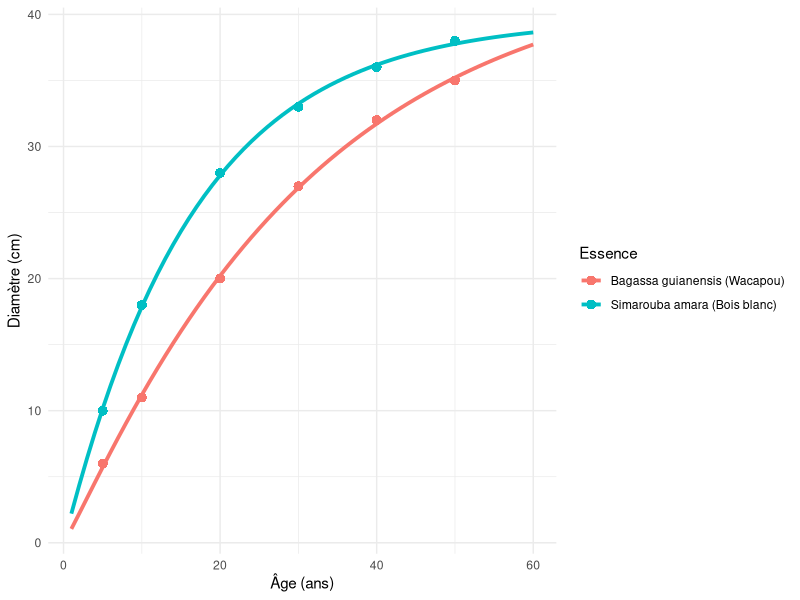
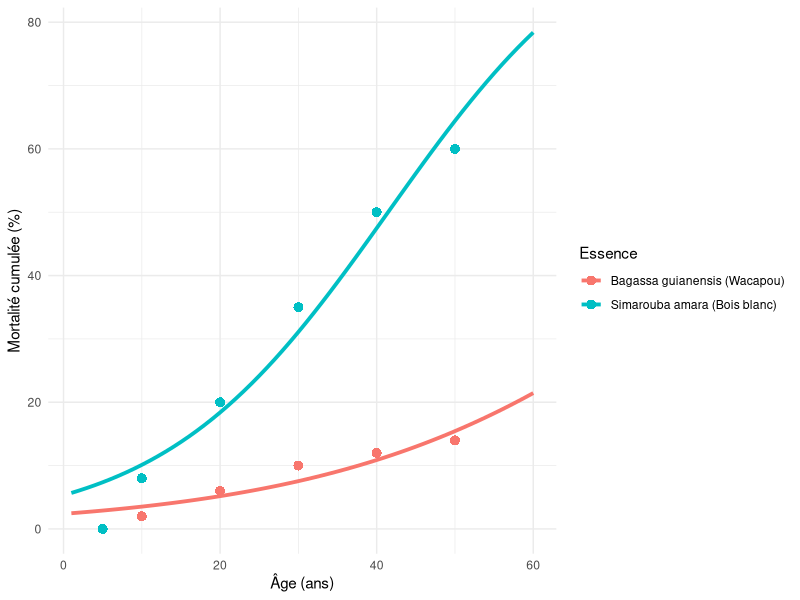
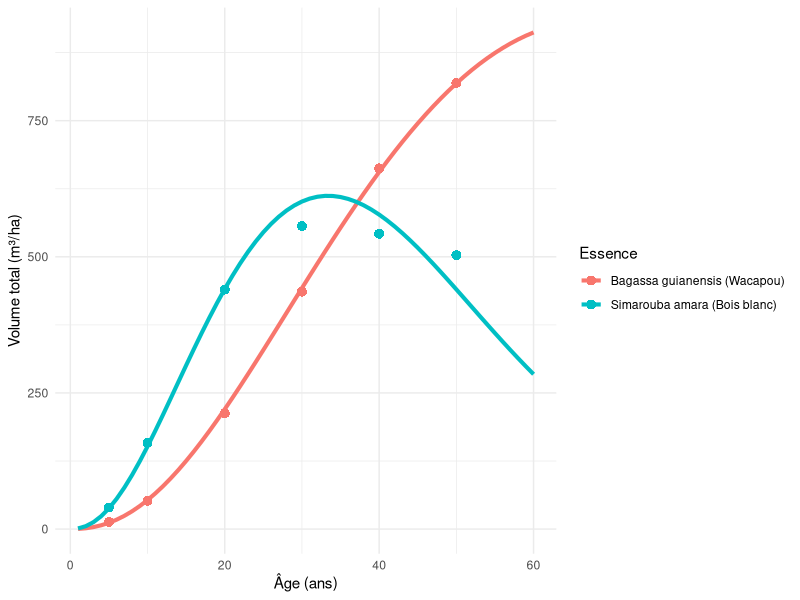

Recreate these plots in R, in order.
## ---- chunk 1
#| label: DoNotModify
#| include: false
### Utilities. Do not modify.
# Installation of packpred if necessary
install_packpred <- function(packpred) {
  install_package <- function(package) {
    if (!package %in% installed.packages()[, 1]) {
      install.packages(package, repos = "https://cran.rstudio.com/")
    }
  }
  invisible(sapply(packpred, install_package))
}

# Basic packpred
install_packpred(c("bookdown", "formatR", "kableExtra", "ragg"))

# Chunk font size hook: allows size='small' or any valid Latex font size in chunk options
def.chunk.hook  <- knitr::knit_hooks$get("chunk")
knitr::knit_hooks$set(chunk = function(x, options) {
  x <- def.chunk.hook(x, options)
  ifelse(
    options$size != "normalsize", 
    paste0("\n \\", options$size,"\n\n", x, "\n\n \\normalsize"), 
    x
  )
})
## ---- chunk 2
#| label: Options
#| include: false
### Customized options for this document
# Add necessary packpred here
packpred <- c("tidyverse")
# Install them
install_packpred(packpred)

# knitr options
knitr::opts_chunk$set(
  cache =   FALSE,    # Cache chunk results
  include = TRUE,     # Show/Hide chunks
  echo =    TRUE,     # Show/Hide code
  warning = FALSE,    # Show/Hide warnings
  message = FALSE,    # Show/Hide messpred
  # Figure alignment and size
  fig.align = 'center', out.width = '80%',
  # Graphic devices (ragg_png is better than standard png)
  dev = c("ragg_png", "pdf"),
  # Code chunk format
  tidy = TRUE, tidy.opts = list(blank = FALSE, width.cutoff = 50),
  size = "scriptsize", knitr.graphics.auto_pdf = TRUE
  )
options(width = 50)

# ggplot style
library("tidyverse")
theme_set(theme_bw())
theme_update(
  panel.background = element_rect(fill = "transparent", colour = NA),
  plot.background = element_rect(fill = "transparent", colour = NA)
)
knitr::opts_chunk$set(dev.args = list(bg = "transparent"))

# Random seed
set.seed(973)
## ---- chunk 3
#| label: fig-diam
#| fig-cap: Modèles de croissance en diamètre avec données fictives
#| echo: false

# ---- Librairies ----
library(tidyverse)
library(ggplot2)

# ---- Données Fictives : Diamètre et % de survivants ----
Obs <- data.frame(
  age = c(5, 10, 20, 30, 40, 50),
  diam_Wacapou = c(6, 11, 20, 27, 32, 35),
  diam_BoisBlanc = c(10, 18, 28, 33, 36, 38),
  surv_Wacapou = c(100, 98, 94, 90, 88, 86),
  surv_BoisBlanc = c(100, 92, 80, 65, 50, 40)
)

# ---- Modèles de croissance : Chapman-Richards ----
mod_wacapou <- nls(diam_Wacapou ~ A*(1 - exp(-k*age))^m,
                   data = Obs, start = list(A=40, k=0.06, m=1.5))

mod_boisblanc <- nls(diam_BoisBlanc ~ A*(1 - exp(-k*age))^m,
                     data = Obs, start = list(A=45, k=0.08, m=1.2))

# ---- Prédictions des Diamètres ----
pred <- data.frame(age = seq(1, 60, by=1))
pred$diam_Wacapou <- predict(mod_wacapou, pred)
pred$diam_BoisBlanc <- predict(mod_boisblanc, pred)

# ---- Préparer données pour le graphique de croissance ----
# Données du modèle
diam_plot_pred <- pred %>% 
  pivot_longer(cols = starts_with("diam_"), names_to = "essence", values_to = "diam") %>%
  mutate(essence = recode(essence,
                          "diam_Wacapou" = "Bagassa guianensis (Wacapou)",
                          "diam_BoisBlanc" = "Simarouba amara (Bois blanc)"))
# Données d'observation
diam_plot_obs <- Obs %>%
  select(age, diam_Wacapou, diam_BoisBlanc) %>%
  pivot_longer(cols = starts_with("diam_"), names_to = "essence", values_to = "diam") %>%
  mutate(essence = recode(essence,
                          "diam_Wacapou" = "Bagassa guianensis (Wacapou)",
                          "diam_BoisBlanc" = "Simarouba amara (Bois blanc)"))

# ---- Graphique croissance en diamètre avec points expérimentaux ----
ggplot() +
  geom_line(data = diam_plot_pred, aes(x = age, y = diam, color = essence), linewidth = 1.3) +
  geom_point(data = diam_plot_obs, aes(x = age, y = diam, color = essence), size = 3, shape = 16) +
  theme_minimal() +
  labs(x = "Âge (ans)", y = "Diamètre (cm)", color = "Essence") +
  theme(plot.title = element_text(face = "bold", size = 14))


## ---- chunk 4
#| label: fig-mort
#| fig-cap: Modèles de mortalité avec données fictives
#| echo: false

# ---- Calcul de la mortalité ----
Obs <- Obs %>%
  mutate(
    mort_Wacapou = 100 - surv_Wacapou,
    mort_BoisBlanc = 100 - surv_BoisBlanc
    )

# ---- Modèles de mortalité logistiques ----
mod_mort_wac <- nls(mort_Wacapou ~ 100 / (1 + exp(-(a + b*age))),
                    data = Obs, start = list(a=-5, b=0.1))

mod_mort_bb <- nls(mort_BoisBlanc ~ 100 / (1 + exp(-(a + b*age))),
                   data = Obs, start = list(a=-3, b=0.15))

# ---- Prédictions ----
pred$mort_Wacapou <- predict(mod_mort_wac, pred)
pred$mort_BoisBlanc <- predict(mod_mort_bb, pred)

# ---- Préparer données pour le graphique de mortalité ----
# ---- Prédictions ----
mort_plot_pred <- pred %>%
  pivot_longer(cols = starts_with("mort_"), names_to = "essence", values_to = "mort") %>%
  mutate(essence = recode(essence,
                          "mort_Wacapou" = "Bagassa guianensis (Wacapou)",
                          "mort_BoisBlanc" = "Simarouba amara (Bois blanc)"))

# ---- Obsevations ----
mort_plot_obs <- Obs %>%
  select(age, mort_Wacapou, mort_BoisBlanc) %>%
  pivot_longer(cols = starts_with("mort_"), names_to = "essence", values_to = "mort") %>%
  mutate(essence = recode(essence,
                          "mort_Wacapou" = "Bagassa guianensis (Wacapou)",
                          "mort_BoisBlanc" = "Simarouba amara (Bois blanc)"))

# ---- Graphique mortalité avec points expérimentaux ----
ggplot() +
  geom_line(data = mort_plot_pred, aes(x = age, y = mort, color = essence), linewidth = 1.3) +
  geom_point(data = mort_plot_obs, aes(x = age, y = mort, color = essence), size = 3, shape = 16) +
  theme_minimal() +
  labs(x = "Âge (ans)", y = "Mortalité cumulée (%)", color = "Essence") +
  theme(plot.title = element_text(face = "bold", size = 14))
## ---- chunk 5
#| label: fig-vol
#| fig-cap: Modèles de production de Bois d'oeuvre avec données fictives
#| echo: false

# ---- Hypothèses sylvicoles ----
densite_init <- 800       # arbres/ha
f <- 0.45                 # facteur de forme

# ---- Obs : Calculs de Volume ----
Obs <- Obs %>%
  mutate(
    H_Wacapou = 0.5 * diam_Wacapou + 10, # Hauteur simulée
    H_BoisBlanc = 0.6 * diam_BoisBlanc + 8,
    V_Wacapou = pi * (diam_Wacapou/200)^2 * H_Wacapou * f, # Volume individuel
    V_BoisBlanc = pi * (diam_BoisBlanc/200)^2 * H_BoisBlanc * f,
    Nsurv_Wacapou = densite_init * (1 - (mort_Wacapou / 100)), # Survivants
    Nsurv_BoisBlanc = densite_init * (1 - (mort_BoisBlanc / 100)),
    Vol_ha_Wacapou = Nsurv_Wacapou * V_Wacapou, # Volume total par hectare (m³/ha)
    Vol_ha_BoisBlanc = Nsurv_BoisBlanc * V_BoisBlanc
  )

# ---- Pred : Calculs de Volume ----
pred <- pred %>%
  mutate(
    H_Wacapou = 0.5 * diam_Wacapou + 10, # Hauteur
    H_BoisBlanc = 0.6 * diam_BoisBlanc + 8,
    V_Wacapou = pi * (diam_Wacapou/200)^2 * H_Wacapou * f, # Volume individuel
    V_BoisBlanc = pi * (diam_BoisBlanc/200)^2 * H_BoisBlanc * f,
    Nsurv_Wacapou = densite_init * (1 - (pred$mort_Wacapou / 100)), # Survivants
    Nsurv_BoisBlanc = densite_init * (1 - (pred$mort_BoisBlanc / 100)),
    Vol_ha_Wacapou = Nsurv_Wacapou * V_Wacapou, # Volume total par hectare (m³/ha)
    Vol_ha_BoisBlanc = Nsurv_BoisBlanc * V_BoisBlanc
  )

# ---- Préparer données pour le graphique de mortalité ----
# ---- Observations ----
vol_plot_obs <- Obs %>%
  select(age, Vol_ha_Wacapou, Vol_ha_BoisBlanc) %>%
  pivot_longer(cols = starts_with("Vol_ha"), names_to = "essence", values_to = "volume") %>%
  mutate(essence = recode(essence,
                          "Vol_ha_Wacapou" = "Bagassa guianensis (Wacapou)",
                          "Vol_ha_BoisBlanc" = "Simarouba amara (Bois blanc)"))
# ---- Prédictions ----
vol_plot_pred <- pred %>%
  select(age, Vol_ha_Wacapou, Vol_ha_BoisBlanc) %>%
  pivot_longer(cols = starts_with("Vol_ha"), names_to = "essence", values_to = "volume") %>%
  mutate(essence = recode(essence,
                          "Vol_ha_Wacapou" = "Bagassa guianensis (Wacapou)",
                          "Vol_ha_BoisBlanc" = "Simarouba amara (Bois blanc)"))

# ---- Graphique comparatif de production ----
ggplot() +
  # Courbes simulées
  geom_line(data = vol_plot_pred, aes(x = age, y = volume, color = essence), linewidth = 1.4) +
  # Points expérimentaux
  geom_point(data = vol_plot_obs, aes(x = age, y = volume, color = essence), size = 3, shape = 16) +
  theme_minimal() +
  labs(x = "Âge (ans)", y = "Volume total (m³/ha)", color = "Essence") +
  theme(plot.title = element_text(face = "bold", size = 14))
